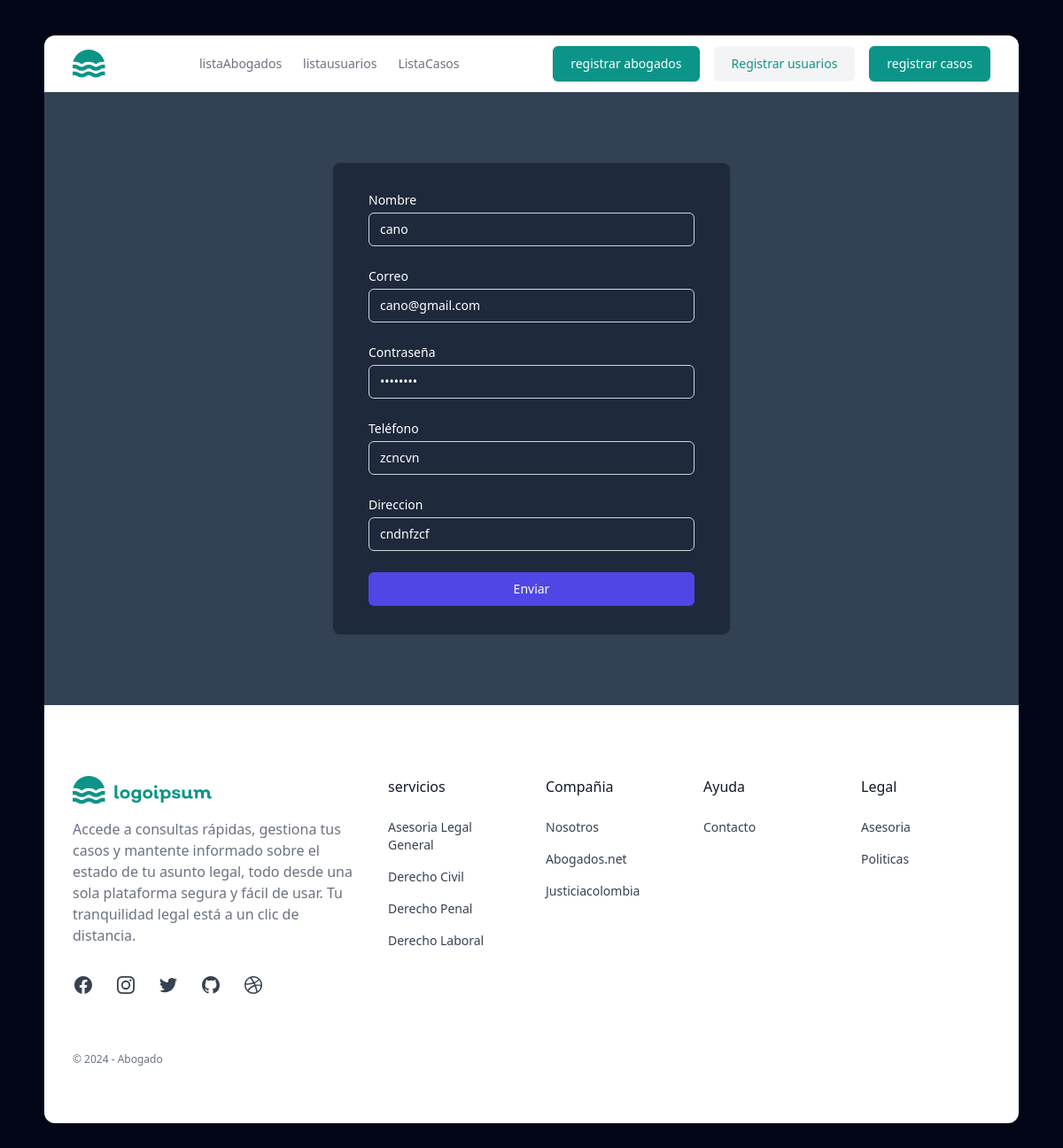
Screenshot of /usuarios/edicion-usuarios/cano@gmail.com/ with the database file from the repository.
### abogados/usuarios/models.py (models this page shows, shortened)
class Usuario(models.Model):
    nombre_usuarios = models.CharField(max_length=255)
    correo_usuarios = models.EmailField(unique=True)
    contrasena_usuarios = models.CharField(max_length=128)
    telefono_usuarios = models.CharField(max_length=15, blank=True, null=True)
    direccion_usuarios = models.TextField(blank=True, null=True)
    fecha_registro_usuarios = models.DateTimeField(auto_now_add=True)

### abogados/usuarios/views.py (the view)
# urls.py: path('edicion-usuarios/<correo>/', editar_Usuario, name='editar_usuario'),
def editar_Usuario(request, correo):
    usuario = Usuario.objects.get(correo_usuarios=correo)
    return render(request, 'edit/edicion_usuario.html', {'usuario': usuario})

### abogados/Templates/edit/edicion_usuario.html (shortened to what this page needs)
{% extends 'base.html'%} {%load static %} {% block content %}
<div class="flex flex-col justify-center py-12 sm:px-6 lg:px-8">
  <div class="mt-8 sm:mx-auto sm:w-full sm:max-w-md">
    <div class="bg-slate-800 py-8 px-4 shadow sm:rounded-lg sm:px-10">
      <form
        method="POST"
        action="/usuarios/actualizar-usuarios/{{ documento_usuarios }}"
      >
        <div>
          <label class="block text-sm font-medium text-white" for="nombre">
            Nombre
          </label>
          <div class="mt-1">
            <input
              class="appearance-none block w-full px-3 py-2 border border-gray-300 rounded-md shadow-sm placeholder-gray-400 focus:outline-none focus:ring-indigo-500 focus:border-indigo-500 sm:text-sm bg-slate-800 text-white"
              required=""
              type="text"
              name="Nombre"
              id="nombre"
              placeholder="Nombre"
              value="{{ usuario.nombre_usuarios }}"
            />
          </div>
        </div>
        <div class="mt-6">
          <label class="block text-sm font-medium text-white" for="correo">
            Correo
          </label>
          <div class="mt-1">
            <input
              class="appearance-none block w-full px-3 py-2 border border-gray-300 rounded-md shadow-sm placeholder-gray-400 focus:outline-none focus:ring-indigo-500 focus:border-indigo-500 sm:text-sm bg-slate-800 text-white"
              type="email"
              name="Correo"
              id="correo"
              placeholder="Correo"
              value="{{ usuario.correo_usuarios }}"
            />
          </div>
        </div>
        <div class="mt-6">
          <label class="block text-sm font-medium text-white" for="contrasena">
            Contraseña
          </label>
          <div class="mt-1">
            <input
              class="appearance-none block w-full px-3 py-2 border border-gray-300 rounded-md shadow-sm placeholder-gray-400 focus:outline-none focus:ring-indigo-500 focus:border-indigo-500 sm:text-sm bg-slate-800 text-white"
              required=""
              type="password"
              name="Contrasena"
              id="contrasena"
              placeholder="Contraseña"
              value="{{ usuario.contrasena_usuarios }}"
            />
          </div>
        </div>
        <div class="mt-6">
          <label class="block text-sm font-medium text-white" for="telefono">
            Teléfono
          </label>
          <div class="mt-1">
            <input
              class="appearance-none block w-full px-3 py-2 border border-gray-300 rounded-md shadow-sm placeholder-gray-400 focus:outline-none focus:ring-indigo-500 focus:border-indigo-500 sm:text-sm bg-slate-800 text-white"
              required=""
              type="text"
              name="Telefono"
              id="telefono"
              placeholder="Teléfono"
              value="{{ usuario.telefono_usuarios }}"
            />
          </div>
        </div>
        <div class="mt-6">
          <label class="block text-sm font-medium text-white" for="documento">
            Direccion
          </label>
          <div class="mt-1">
            <input
              class="appearance-none block w-full px-3 py-2 border border-gray-300 rounded-md shadow-sm placeholder-gray-400 focus:outline-none focus:ring-indigo-500 focus:border-indigo-500 sm:text-sm bg-slate-800 text-white"
              required=""
              type="text"
              name="Direccion"
              id="direccion"
              placeholder="Direccion"
              value="{{ usuario.direccion_usuarios }}"
            />
          </div>
        </div>
        <div class="mt-6">
          <button
            class="group relative w-full flex justify-center py-2 px-4 border border-transparent text-sm font-medium rounded-md text-white bg-indigo-600 hover:bg-indigo-700 focus:outline-none focus:ring-2 focus:ring-offset-2 focus:ring-indigo-500"
            type="submit"
          >
            Enviar
          </button>
        </div>
      </form>
    </div>
  </div>
</div>
{% endblock %}

### rows the page displays
Usuario: Nombre "cano", Correo "cano@gmail.com", Telefono "zcncvn", Direccion "cndnfzcf"
